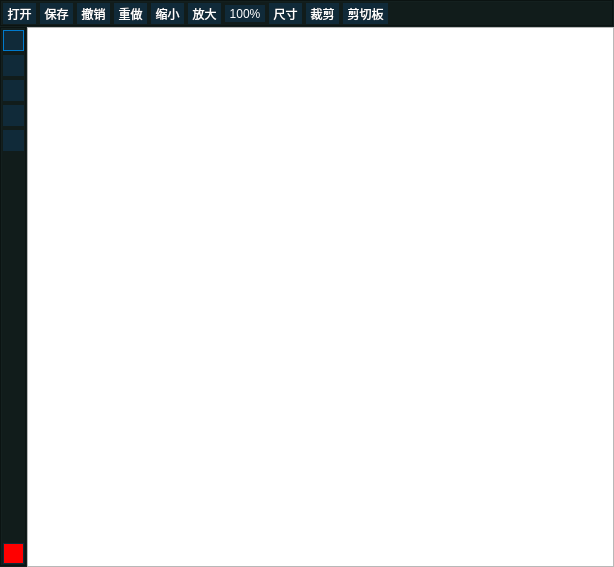
<?xml version="1.0" encoding="UTF-8"?>
<ui version="4.0">
 <class>ImageEdit</class>
 <widget class="QDialog" name="ImageEdit">
  <property name="geometry">
   <rect>
    <x>0</x>
    <y>0</y>
    <width>614</width>
    <height>567</height>
   </rect>
  </property>
  <property name="windowTitle">
   <string>图像编辑</string>
  </property>
  <property name="windowIcon">
   <iconset resource="resourse.qrc">
    <normaloff>:/ico/icon/logo.png</normaloff>:/ico/icon/logo.png</iconset>
  </property>
  <property name="styleSheet">
   <string notr="true"/>
  </property>
  <layout class="QGridLayout" name="gridLayout">
   <property name="leftMargin">
    <number>0</number>
   </property>
   <property name="topMargin">
    <number>0</number>
   </property>
   <property name="rightMargin">
    <number>0</number>
   </property>
   <property name="bottomMargin">
    <number>0</number>
   </property>
   <property name="spacing">
    <number>0</number>
   </property>
   <item row="1" column="1">
    <widget class="ImageView" name="graphicsView">
     <property name="sizeAdjustPolicy">
      <enum>QAbstractScrollArea::AdjustToContents</enum>
     </property>
    </widget>
   </item>
   <item row="0" column="0" colspan="2">
    <widget class="QFrame" name="topFrame">
     <property name="styleSheet">
      <string notr="true">QFrame
{
	margin:0px;
	padding:0px;
	background-color: rgb(17,28,27);
}

QToolButton
{
	background-color: rgb(16,42,57);
	color:rgb(255,255,255);
	border:none;
}

QToolButton:checked
{
	background-color: rgb(0,122,204);
	color:rgb(255,255,255);
	border:none;
}</string>
     </property>
     <property name="frameShape">
      <enum>QFrame::Box</enum>
     </property>
     <property name="frameShadow">
      <enum>QFrame::Sunken</enum>
     </property>
     <layout class="QHBoxLayout" name="horizontalLayout">
      <property name="spacing">
       <number>4</number>
      </property>
      <property name="leftMargin">
       <number>2</number>
      </property>
      <property name="topMargin">
       <number>2</number>
      </property>
      <property name="rightMargin">
       <number>2</number>
      </property>
      <property name="bottomMargin">
       <number>2</number>
      </property>
      <item>
       <widget class="QToolButton" name="tbOpen">
        <property name="focusPolicy">
         <enum>Qt::NoFocus</enum>
        </property>
        <property name="text">
         <string>打开</string>
        </property>
        <property name="icon">
         <iconset resource="resourse.qrc">
          <normaloff>:/ico/icon/open.png</normaloff>:/ico/icon/open.png</iconset>
        </property>
        <property name="toolButtonStyle">
         <enum>Qt::ToolButtonTextUnderIcon</enum>
        </property>
       </widget>
      </item>
      <item>
       <widget class="QToolButton" name="tbSave">
        <property name="focusPolicy">
         <enum>Qt::NoFocus</enum>
        </property>
        <property name="text">
         <string>保存</string>
        </property>
        <property name="icon">
         <iconset resource="resourse.qrc">
          <normaloff>:/ico/icon/SaveAs.png</normaloff>:/ico/icon/SaveAs.png</iconset>
        </property>
        <property name="toolButtonStyle">
         <enum>Qt::ToolButtonTextUnderIcon</enum>
        </property>
       </widget>
      </item>
      <item>
       <widget class="QToolButton" name="tbUndo">
        <property name="focusPolicy">
         <enum>Qt::NoFocus</enum>
        </property>
        <property name="text">
         <string>撤销</string>
        </property>
        <property name="icon">
         <iconset resource="resourse.qrc">
          <normaloff>:/ico/icon/undo.png</normaloff>:/ico/icon/undo.png</iconset>
        </property>
        <property name="toolButtonStyle">
         <enum>Qt::ToolButtonTextUnderIcon</enum>
        </property>
       </widget>
      </item>
      <item>
       <widget class="QToolButton" name="tbRedo">
        <property name="focusPolicy">
         <enum>Qt::NoFocus</enum>
        </property>
        <property name="text">
         <string>重做</string>
        </property>
        <property name="icon">
         <iconset resource="resourse.qrc">
          <normaloff>:/ico/icon/redo.png</normaloff>:/ico/icon/redo.png</iconset>
        </property>
        <property name="toolButtonStyle">
         <enum>Qt::ToolButtonTextUnderIcon</enum>
        </property>
       </widget>
      </item>
      <item>
       <widget class="QToolButton" name="tbZoomIn">
        <property name="focusPolicy">
         <enum>Qt::NoFocus</enum>
        </property>
        <property name="text">
         <string>缩小</string>
        </property>
        <property name="icon">
         <iconset resource="resourse.qrc">
          <normaloff>:/ico/icon/zoomin.png</normaloff>:/ico/icon/zoomin.png</iconset>
        </property>
        <property name="toolButtonStyle">
         <enum>Qt::ToolButtonTextUnderIcon</enum>
        </property>
       </widget>
      </item>
      <item>
       <widget class="QToolButton" name="tbZoomOut">
        <property name="focusPolicy">
         <enum>Qt::NoFocus</enum>
        </property>
        <property name="text">
         <string>放大</string>
        </property>
        <property name="icon">
         <iconset resource="resourse.qrc">
          <normaloff>:/ico/icon/zoom.png</normaloff>:/ico/icon/zoom.png</iconset>
        </property>
        <property name="toolButtonStyle">
         <enum>Qt::ToolButtonTextUnderIcon</enum>
        </property>
       </widget>
      </item>
      <item>
       <widget class="QToolButton" name="tbZoom">
        <property name="focusPolicy">
         <enum>Qt::NoFocus</enum>
        </property>
        <property name="text">
         <string>100%</string>
        </property>
        <property name="icon">
         <iconset resource="resourse.qrc">
          <normaloff>:/ico/icon/fitscreen.png</normaloff>:/ico/icon/fitscreen.png</iconset>
        </property>
        <property name="toolButtonStyle">
         <enum>Qt::ToolButtonTextUnderIcon</enum>
        </property>
       </widget>
      </item>
      <item>
       <widget class="QToolButton" name="tbResize">
        <property name="focusPolicy">
         <enum>Qt::NoFocus</enum>
        </property>
        <property name="text">
         <string>尺寸</string>
        </property>
        <property name="icon">
         <iconset resource="resourse.qrc">
          <normaloff>:/ico/icon/resize.png</normaloff>:/ico/icon/resize.png</iconset>
        </property>
        <property name="toolButtonStyle">
         <enum>Qt::ToolButtonTextUnderIcon</enum>
        </property>
       </widget>
      </item>
      <item>
       <widget class="QToolButton" name="tbCrop">
        <property name="focusPolicy">
         <enum>Qt::NoFocus</enum>
        </property>
        <property name="text">
         <string>裁剪</string>
        </property>
        <property name="icon">
         <iconset resource="resourse.qrc">
          <normaloff>:/ico/icon/crop.png</normaloff>:/ico/icon/crop.png</iconset>
        </property>
        <property name="toolButtonStyle">
         <enum>Qt::ToolButtonTextUnderIcon</enum>
        </property>
       </widget>
      </item>
      <item>
       <widget class="QToolButton" name="tbCopy">
        <property name="focusPolicy">
         <enum>Qt::NoFocus</enum>
        </property>
        <property name="text">
         <string>剪切板</string>
        </property>
        <property name="icon">
         <iconset resource="resourse.qrc">
          <normaloff>:/ico/icon/copy.png</normaloff>:/ico/icon/copy.png</iconset>
        </property>
        <property name="toolButtonStyle">
         <enum>Qt::ToolButtonTextUnderIcon</enum>
        </property>
       </widget>
      </item>
      <item>
       <spacer name="horizontalSpacer">
        <property name="orientation">
         <enum>Qt::Horizontal</enum>
        </property>
        <property name="sizeHint" stdset="0">
         <size>
          <width>40</width>
          <height>20</height>
         </size>
        </property>
       </spacer>
      </item>
     </layout>
    </widget>
   </item>
   <item row="1" column="0">
    <widget class="QFrame" name="leftFrame">
     <property name="styleSheet">
      <string notr="true">QFrame
{
	margin:0px;
	padding:0px;
	background-color: rgb(17,28,27);
}

QToolButton
{
	background-color: rgb(16,42,57);
	color:rgb(255,255,255);
	border:1px solid rgb(16,42,57);
}

QToolButton:checked
{
	background-color: rgb(16,42,57);
	color:rgb(255,255,255);
	border:1 solid rgb(0,122,204);
}</string>
     </property>
     <property name="frameShape">
      <enum>QFrame::Box</enum>
     </property>
     <property name="frameShadow">
      <enum>QFrame::Sunken</enum>
     </property>
     <layout class="QVBoxLayout" name="verticalLayout">
      <property name="spacing">
       <number>4</number>
      </property>
      <property name="leftMargin">
       <number>2</number>
      </property>
      <property name="topMargin">
       <number>2</number>
      </property>
      <property name="rightMargin">
       <number>2</number>
      </property>
      <property name="bottomMargin">
       <number>2</number>
      </property>
      <item>
       <widget class="QToolButton" name="tbMove">
        <property name="focusPolicy">
         <enum>Qt::NoFocus</enum>
        </property>
        <property name="text">
         <string/>
        </property>
        <property name="icon">
         <iconset resource="resourse.qrc">
          <normaloff>:/ico/icon/move.png</normaloff>:/ico/icon/move.png</iconset>
        </property>
        <property name="checkable">
         <bool>true</bool>
        </property>
        <property name="checked">
         <bool>true</bool>
        </property>
       </widget>
      </item>
      <item>
       <widget class="QToolButton" name="tbText">
        <property name="focusPolicy">
         <enum>Qt::NoFocus</enum>
        </property>
        <property name="text">
         <string/>
        </property>
        <property name="icon">
         <iconset resource="resourse.qrc">
          <normaloff>:/ico/icon/text.png</normaloff>:/ico/icon/text.png</iconset>
        </property>
        <property name="checkable">
         <bool>true</bool>
        </property>
       </widget>
      </item>
      <item>
       <widget class="QToolButton" name="tbArrow">
        <property name="focusPolicy">
         <enum>Qt::NoFocus</enum>
        </property>
        <property name="text">
         <string/>
        </property>
        <property name="icon">
         <iconset resource="resourse.qrc">
          <normaloff>:/ico/icon/arrow.png</normaloff>:/ico/icon/arrow.png</iconset>
        </property>
        <property name="checkable">
         <bool>true</bool>
        </property>
       </widget>
      </item>
      <item>
       <widget class="QToolButton" name="tbPen">
        <property name="focusPolicy">
         <enum>Qt::NoFocus</enum>
        </property>
        <property name="text">
         <string/>
        </property>
        <property name="icon">
         <iconset resource="resourse.qrc">
          <normaloff>:/ico/icon/pen.png</normaloff>:/ico/icon/pen.png</iconset>
        </property>
        <property name="checkable">
         <bool>true</bool>
        </property>
       </widget>
      </item>
      <item>
       <widget class="QToolButton" name="tbRect">
        <property name="focusPolicy">
         <enum>Qt::NoFocus</enum>
        </property>
        <property name="text">
         <string/>
        </property>
        <property name="icon">
         <iconset resource="resourse.qrc">
          <normaloff>:/ico/icon/rect.png</normaloff>:/ico/icon/rect.png</iconset>
        </property>
        <property name="checkable">
         <bool>true</bool>
        </property>
       </widget>
      </item>
      <item>
       <spacer name="verticalSpacer">
        <property name="orientation">
         <enum>Qt::Vertical</enum>
        </property>
        <property name="sizeHint" stdset="0">
         <size>
          <width>20</width>
          <height>40</height>
         </size>
        </property>
       </spacer>
      </item>
      <item>
       <widget class="QToolButton" name="tbSelColor">
        <property name="focusPolicy">
         <enum>Qt::NoFocus</enum>
        </property>
        <property name="styleSheet">
         <string notr="true">background-color: rgb(255, 0, 0);
border:1px solid rgb(16,42,57);</string>
        </property>
        <property name="text">
         <string/>
        </property>
       </widget>
      </item>
     </layout>
    </widget>
   </item>
  </layout>
 </widget>
 <layoutdefault spacing="6" margin="11"/>
 <customwidgets>
  <customwidget>
   <class>ImageView</class>
   <extends>QGraphicsView</extends>
   <header location="global">imageview.h</header>
  </customwidget>
 </customwidgets>
 <resources>
  <include location="resourse.qrc"/>
 </resources>
 <connections/>
</ui>
